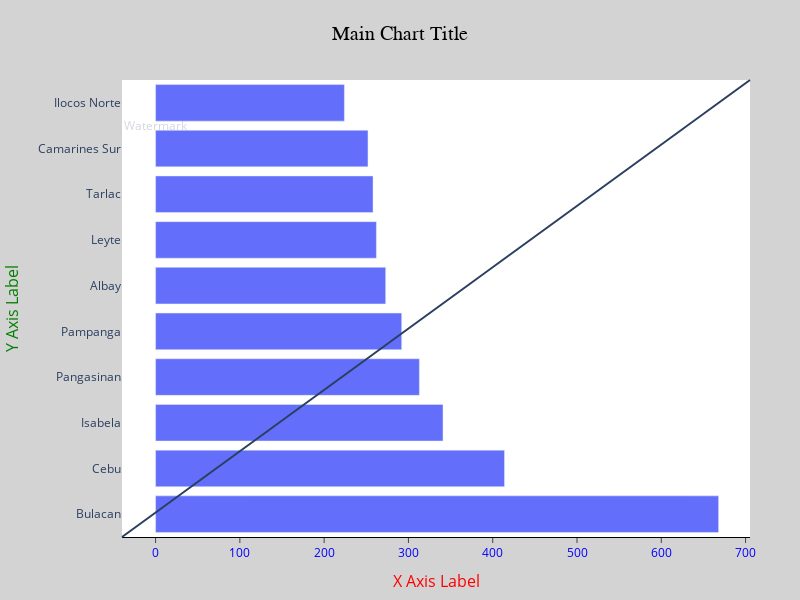

Source (notebook cell):
### Code cell
fig.update_layout(
    # Titles
    title="Main Chart Title",
    title_x=0.5,  # center the title
    title_font=dict(size=20, color="black", family="Arial"),

    # Axes
    xaxis_title="X Axis Label",
    yaxis_title="Y Axis Label",
    xaxis=dict(
        showgrid=True,
        zeroline=False,
        showline=True,
        linewidth=1,
        linecolor="black",
        ticks="outside",
        tickfont=dict(size=12, color="blue"),
        title=dict(text="X Axis Label", font=dict(size=16, color="red"))
    ),
    yaxis=dict(
        showgrid=True,
        zeroline=False,
        autorange="reversed",  # useful for barh charts
        tickfont=dict(size=12),
        title=dict(text="Y Axis Label", font=dict(size=16, color="green"))
    ),

    # Legend
    legend=dict(
        title="Legend Title",
        orientation="h",   # horizontal
        yanchor="bottom",
        y=1.02,
        xanchor="right",
        x=1
    ),

    # Margins
    margin=dict(l=50, r=50, t=80, b=50),

    # Background
    plot_bgcolor="white",   # inside plotting area
    paper_bgcolor="lightgray",  # whole figure background

    # Size
    height=600,
    width=800,

    # Annotations, shapes, images
    annotations=[dict(text="Watermark", x=0.5, y=0.5, showarrow=False, opacity=0.2)],
    shapes=[dict(type="line", x0=0, x1=1, y0=0, y1=1, xref="paper", yref="paper")],
)
fig.show()

### Figure 1 — Plotly figure (JSON) as saved in the notebook; plotly's stock layout.template omitted (floating-point values rounded to 4 significant figures)
{"data": [{"hovertemplate": "ProjectCounts=%{x}<br>Province=%{y}<extra></extra>", "legendgroup": "", "marker": {"color": "#636efa", "pattern": {"shape": ""}}, "name": "", "orientation": "h", "showlegend": false, "textposition": "auto", "type": "bar", "x": [668, 414, 341, 313, 292, 273, 262, 258, 252, 224], "xaxis": "x", "y": ["Bulacan", "Cebu", "Isabela", "Pangasinan", "Pampanga", "Albay", "Leyte", "Tarlac", "Camarines Sur", "Ilocos Norte"], "yaxis": "y"}], "layout": {"annotations": [{"opacity": 0.2, "showarrow": false, "text": "Watermark", "x": 0.5, "y": 0.5}], "barmode": "relative", "height": 600, "legend": {"orientation": "h", "title": {"text": "Legend Title"}, "tracegroupgap": 0, "x": 1, "xanchor": "right", "y": 1.02, "yanchor": "bottom"}, "margin": {"b": 50, "l": 50, "r": 50, "t": 80}, "paper_bgcolor": "lightgray", "plot_bgcolor": "white", "shapes": [{"type": "line", "x0": 0, "x1": 1, "xref": "paper", "y0": 0, "y1": 1, "yref": "paper"}], "title": {"font": {"color": "black", "family": "Arial", "size": 20}, "text": "Main Chart Title", "x": 0.5}, "width": 800, "xaxis": {"anchor": "y", "autorange": true, "domain": [0, 1], "linecolor": "black", "linewidth": 1, "range": [-42.17, 705.4], "showgrid": true, "showline": true, "tickfont": {"color": "blue", "size": 12}, "ticks": "outside", "title": {"font": {"color": "red", "size": 16}, "text": "X Axis Label"}, "type": "linear", "zeroline": false}, "yaxis": {"anchor": "x", "autorange": true, "categoryarray": ["Ilocos Norte", "Camarines Sur", "Tarlac", "Leyte", "Albay", "Pampanga", "Pangasinan", "Isabela", "Cebu", "Bulacan"], "categoryorder": "array", "domain": [0, 1], "range": [9.5, -0.5], "showgrid": true, "tickfont": {"size": 12}, "title": {"font": {"color": "green", "size": 16}, "text": "Y Axis Label"}, "type": "category", "zeroline": false}}}
